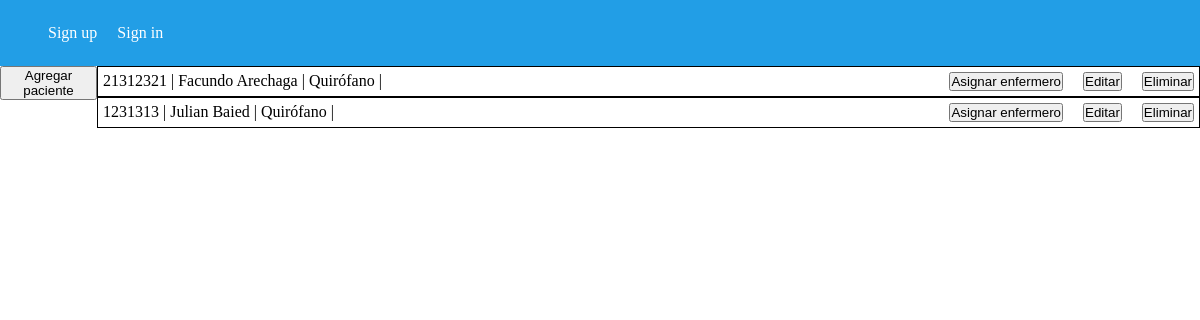
Before: /detalle_zona/1/ with the older database file.
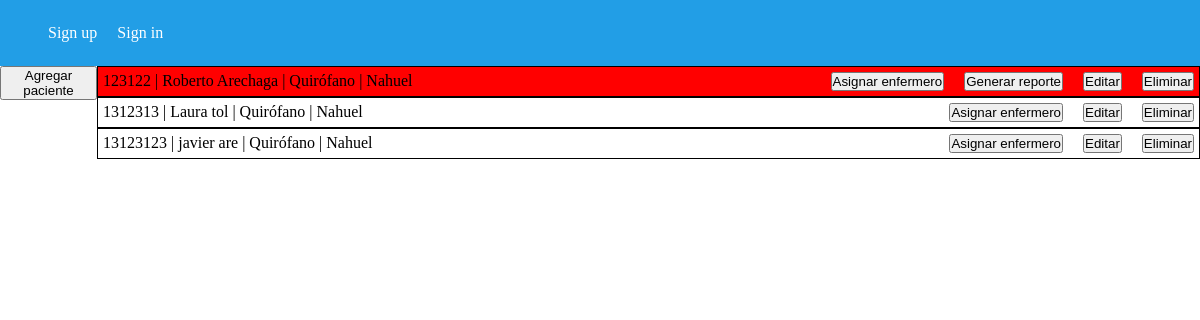
After: the same page with the newer database file.
### administracion/models.py (models this page shows, shortened)
class Paciente(models.Model):
    nombre_paciente = models.CharField(max_length=100)
    apellido_paciente = models.CharField(max_length=100)
    dni_paciente = models.CharField(max_length=100)
    fecha_nac_paciente = models.DateField()
    medico_asignado = models.ForeignKey(Medico, null=True, on_delete=models.CASCADE)
    zona = models.ForeignKey(Zona, default=None, on_delete=models.CASCADE)
    perfil = models.ForeignKey(Perfil, default=None, on_delete=models.CASCADE)
    domicilio_paciente = models.CharField(max_length=100, default="")
    genero_paciente = models.CharField(max_length=1, default="")
    telefono_paciente = models.CharField(null=True, default="", max_length=10)
    email_paciente = models.CharField(max_length=100, default="")
    grupo_sanguineo = models.CharField(max_length=5, default="")
    peso_paciente_kg = models.IntegerField(default=0)
    altura_paciente = models.IntegerField(default=0)
    alergias = models.TextField(default="")

class Zona(models.Model):
    nombre_zona = models.CharField(max_length=50)
    cant_pacientes = models.IntegerField()

class Medico(models.Model):
    nombre_medico = models.CharField(max_length=100)
    apellido_medico = models.CharField(max_length=100)
    dni_medico = models.CharField(max_length=100)
    fecha_nac_medico = models.DateField()
    domicilio_medico = models.CharField(max_length=100)
    zona = models.ForeignKey(Zona, default=None, on_delete=models.CASCADE)

### administracion/views.py (the view)
# urls.py: path('detalle_zona/<int:id>/', views.detalle_zona, name="detalle_zona"),
def detalle_zona(req, id):
    medicos = Medico.objects.all().filter(zona = id)
    pacientes = Paciente.objects.all().filter(zona = id)
    zona = Zona.objects.get(id=id)
    return render(req, 'detalle_zona.html',{
        "pacientes":pacientes,
        "zona": zona,
        "medicos": medicos,
        "formPaciente": PacienteForm
    })

### administracion/templates/detalle_zona.html (shortened to what this page needs)
{% extends 'base.html' %}
{% load static %}
    {% block content %}
        <div class="main">
            <form action="{% url 'agregarPaciente' %}" method="POST">
                <button>
                    Agregar paciente
                </button>
            </form>
            <div class="pacientes">
                {% if pacientes %}
                    {% for paciente in pacientes %}
                    <a class="paciente {% if paciente.perfil.isCalling %} pacienteLlamando {% elif paciente.perfil.isCallingNormal%} pacienteLlamandoNormal {% endif %}">
                        <p>{{paciente.dni_paciente}} | {{paciente.nombre_paciente}} {{paciente.apellido_paciente}} | {{paciente.zona.nombre_zona}} | {{paciente.medico_asignado.nombre_medico}}</p>
                        <div class="buttons">
                            <div>
                                <button class="asignarMedico">Asignar enfermero</button>
                            </div>
                            {% if paciente.perfil.isCalling or paciente.perfil.isCallingNormal %}
                            <form action="{% url 'generarReporte' paciente.id %}">
                                <button>
                                    Generar reporte
                                </button>
                            </form>
                            {% endif %}
                            <form action="{% url 'editar_paciente' paciente.id %}">
                                <button>Editar</button>
                            </form>
                            <form action="{% url 'eliminarPaciente' paciente.id %}">
                                <button>Eliminar</button>
                            </form>
                            </div>
                        </a>
                    {% endfor %}
                {% else %}
                    <p>No hay ningun paciente en este momento</p>
                {% endif %}
            </div>
        </div>
    {% endblock content %}

Changed rows visible on the page:
removed Paciente: dni_paciente "21312321", nombre_paciente "Facundo", apellido_paciente "Arechaga", zona.nombre_zona "Quirófano"
removed Paciente: dni_paciente "1231313", nombre_paciente "Julian", apellido_paciente "Baied", zona.nombre_zona "Quirófano"
added Paciente: dni_paciente "123122", nombre_paciente "Roberto", apellido_paciente "Arechaga", zona.nombre_zona "Quirófano", medico_asignado.nombre_medico "Nahuel", shows "Generar reporte"
added Paciente: dni_paciente "1312313", nombre_paciente "Laura", apellido_paciente "tol", zona.nombre_zona "Quirófano", medico_asignado.nombre_medico "Nahuel"
added Paciente: dni_paciente "13123123", nombre_paciente "javier", apellido_paciente "are", zona.nombre_zona "Quirófano", medico_asignado.nombre_medico "Nahuel"
